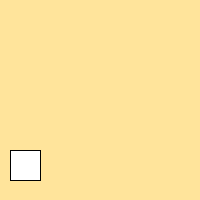
Frame 1 (no input)
Frame 60 (the mouse pressed at the canvas centre just before this capture): identical to frame 1, image omitted
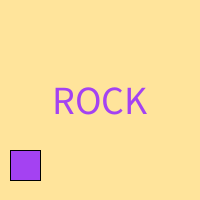
Frame 120 (the mouse held since frame 60 and released just before this capture)

The Processing sketch that drew these frames (run headless with seeded random() and noise(); from frame 60 on, the mouse is pressed at the canvas centre):

// Processing sketch: rock_paper_scissors_bot
// ── rock_paper_scissors_bot.pde
String rps = "";
int r;

void setup() {
  size(200, 200);
  textAlign(CENTER, CENTER);
  textSize(40);
}
void draw() {
  background(#FFE49B);
  text(rps, width/2, height/2);

  square(10, 150, 30);
  
}

void mousePressed() {
  fill(random(0, 255),
       random(0, 255),
       random(0, 255));
  r = int(random(0, 3));
  if(r == 0) {
    rps = "ROCK";
  } else if(r == 1) {
    rps = "PAPER";
  } else {
    rps = "SCISSORS";
  }
}
